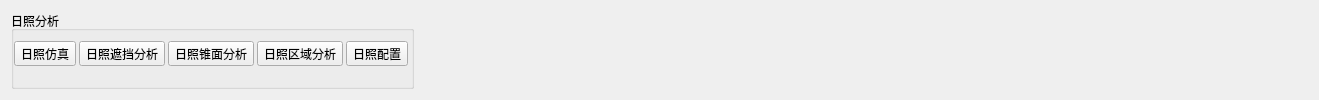
        <widget class="QWidget" name="sunAnalysisTab">
         <attribute name="title">
          <string>日照分析</string>
         </attribute>
         <layout class="QHBoxLayout" name="horizontalLayout_22">
          <item>
           <widget class="QGroupBox" name="groupBox_12">
            <property name="title">
             <string>日照分析</string>
            </property>
            <layout class="QHBoxLayout" name="horizontalLayout_16">
             <property name="spacing">
              <number>3</number>
             </property>
             <property name="leftMargin">
              <number>0</number>
             </property>
             <property name="topMargin">
              <number>3</number>
             </property>
             <property name="rightMargin">
              <number>3</number>
             </property>
             <property name="bottomMargin">
              <number>13</number>
             </property>
             <item>
              <widget class="QToolButton" name="emuToolButton">
               <property name="text">
                <string>日照仿真</string>
               </property>
               <property name="icon">
                <iconset>
                 <normalon>:/QMainWindow/Resources/icon/Sunshine_48px_1183976_easyicon.net.png</normalon>
                </iconset>
               </property>
               <property name="iconSize">
                <size>
                 <width>32</width>
                 <height>32</height>
                </size>
               </property>
               <property name="toolButtonStyle">
                <enum>Qt::ToolButtonTextUnderIcon</enum>
               </property>
              </widget>
             </item>
             <item>
              <widget class="QToolButton" name="coverToolButton">
               <property name="text">
                <string>日照遮挡分析</string>
               </property>
               <property name="icon">
                <iconset>
                 <normalon>:/QMainWindow/Resources/icon/home_32px_1170780_easyicon.net.png</normalon>
                </iconset>
               </property>
               <property name="iconSize">
                <size>
                 <width>32</width>
                 <height>32</height>
                </size>
               </property>
               <property name="toolButtonStyle">
                <enum>Qt::ToolButtonTextUnderIcon</enum>
               </property>
              </widget>
             </item>
             <item>
              <widget class="QToolButton" name="coneAnalysisToolButton">
               <property name="text">
                <string>日照锥面分析</string>
               </property>
               <property name="icon">
                <iconset>
                 <normalon>:/QMainWindow/Resources/icon/SingleVisibility.png</normalon>
                </iconset>
               </property>
               <property name="iconSize">
                <size>
                 <width>32</width>
                 <height>32</height>
                </size>
               </property>
               <property name="toolButtonStyle">
                <enum>Qt::ToolButtonTextUnderIcon</enum>
               </property>
              </widget>
             </item>
             <item>
              <widget class="QToolButton" name="regionToolButton">
               <property name="text">
                <string>日照区域分析</string>
               </property>
               <property name="icon">
                <iconset>
                 <normalon>:/QMainWindow/Resources/icon/region.png</normalon>
                </iconset>
               </property>
               <property name="iconSize">
                <size>
                 <width>32</width>
                 <height>32</height>
                </size>
               </property>
               <property name="toolButtonStyle">
                <enum>Qt::ToolButtonTextUnderIcon</enum>
               </property>
              </widget>
             </item>
             <item>
              <widget class="QToolButton" name="sunConfigToolButton">
               <property name="text">
                <string>日照配置</string>
               </property>
               <property name="icon">
                <iconset>
                 <normalon>:/QMainWindow/Resources/icon/Configure.png</normalon>
                </iconset>
               </property>
               <property name="iconSize">
                <size>
                 <width>32</width>
                 <height>32</height>
                </size>
               </property>
               <property name="toolButtonStyle">
                <enum>Qt::ToolButtonTextUnderIcon</enum>
               </property>
              </widget>
             </item>
            </layout>
           </widget>
          </item>
          <item>
           <spacer name="horizontalSpacer_8">
            <property name="orientation">
             <enum>Qt::Horizontal</enum>
            </property>
            <property name="sizeHint" stdset="0">
             <size>
              <width>894</width>
              <height>20</height>
             </size>
            </property>
           </spacer>
          </item>
         </layout>
        </widget>
